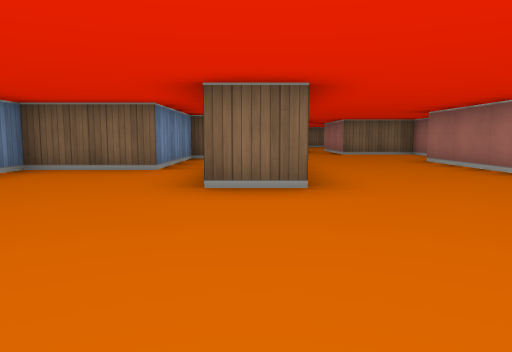
[1] (above)

24 first-person views from a walk through a cub3D maze. The camera is about half as high as the walls, tilts 6° down and sees 70° across. The floor is counted in squares. Each view is taken from the middle of a square. On the plan, view 1 faces up. The plan holds only what a view shows up to about 9 squares ahead; the rest is blank.

[2]
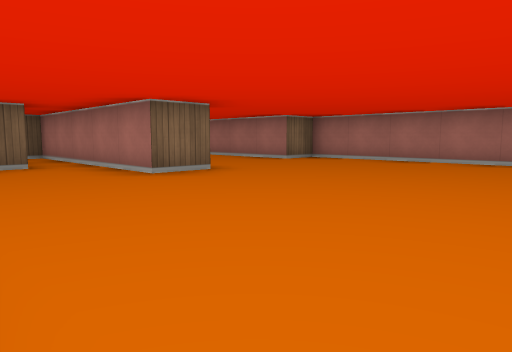

[3]
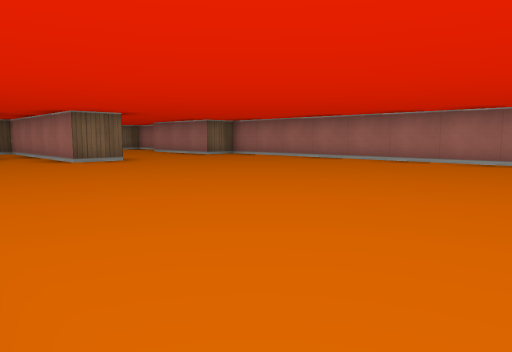

[4]
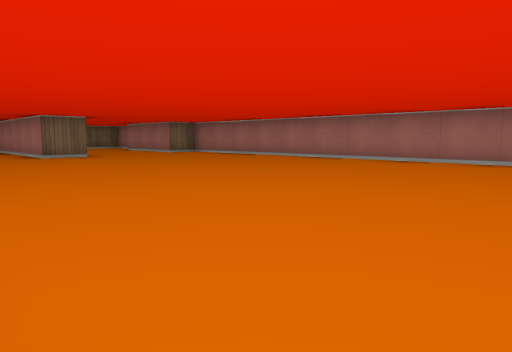

[5]
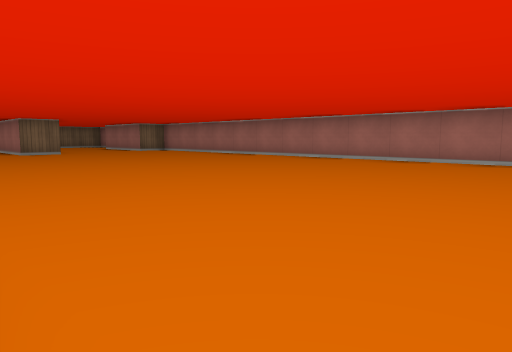

[6]
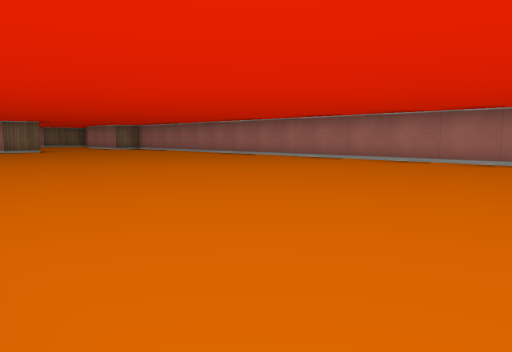

[7]
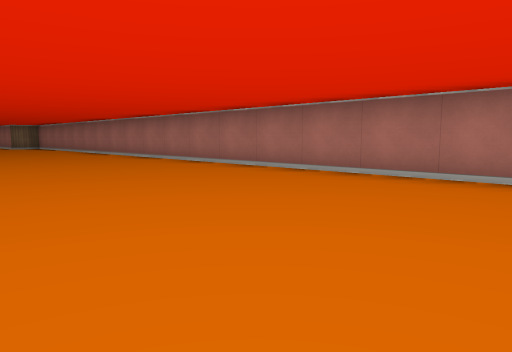

[8]
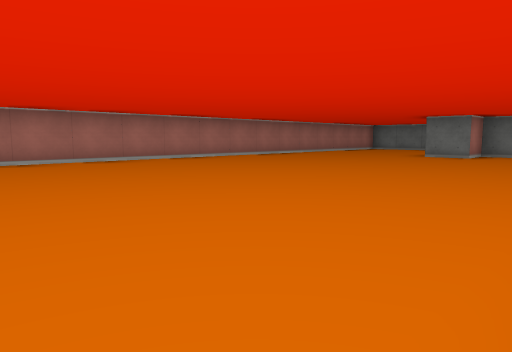

[9]
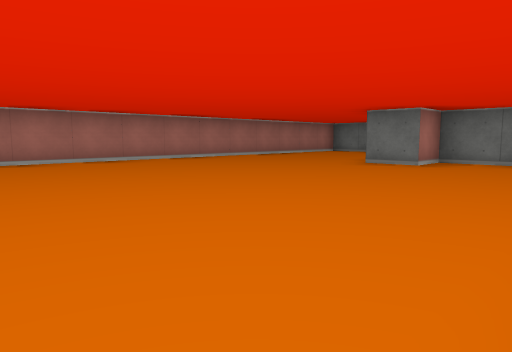

[10]
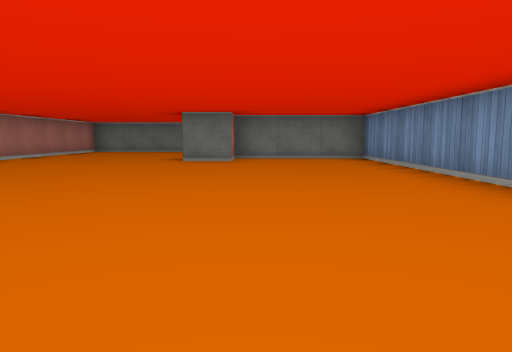

[11]
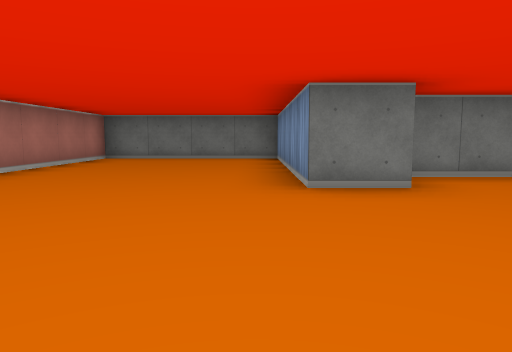

[12]
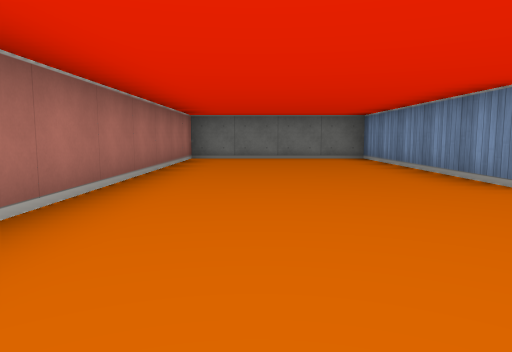

[13]
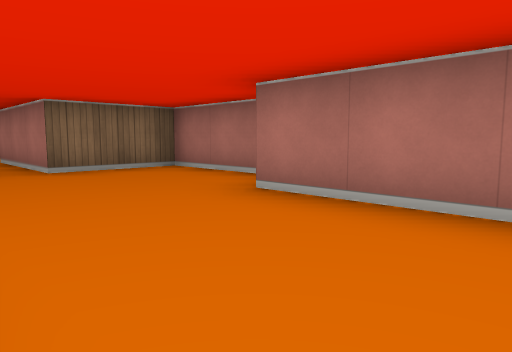

[14]
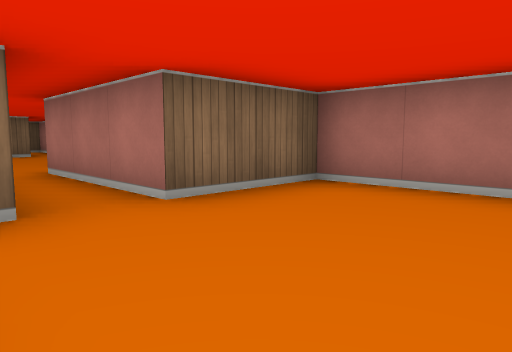

[15]
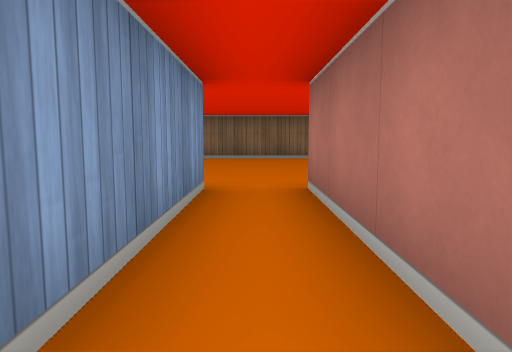

[16]
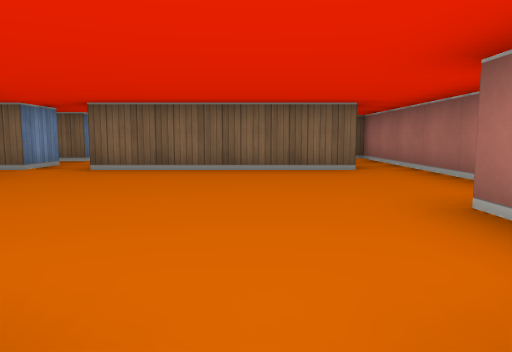

[17]
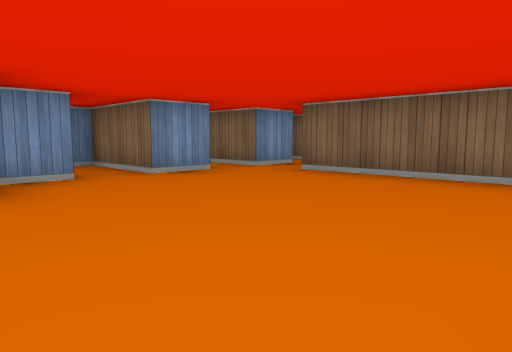

[18]
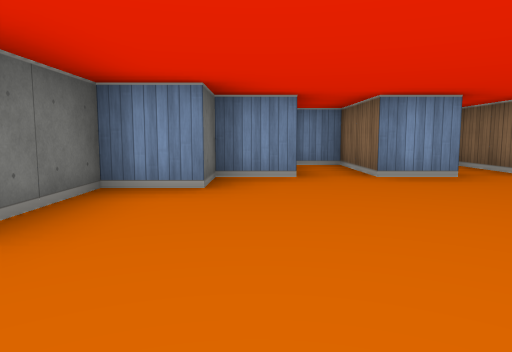

[19]
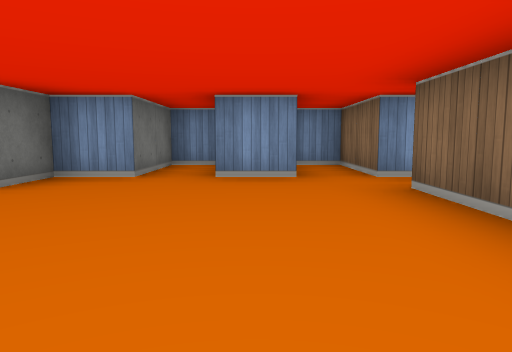

[20]
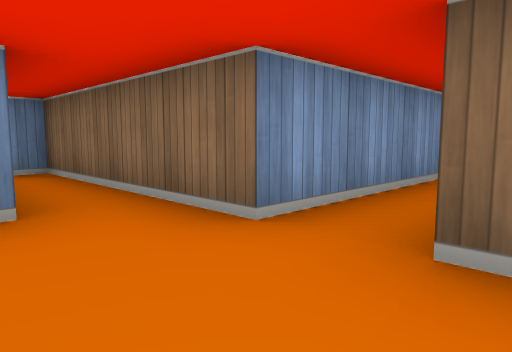

[21]
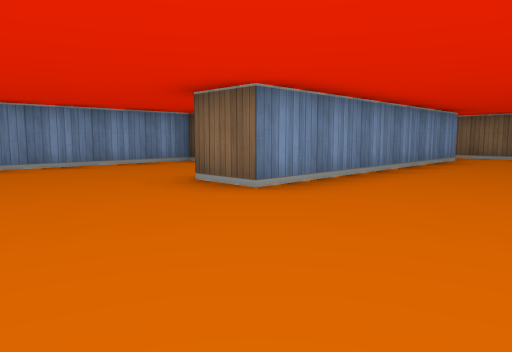

[22]
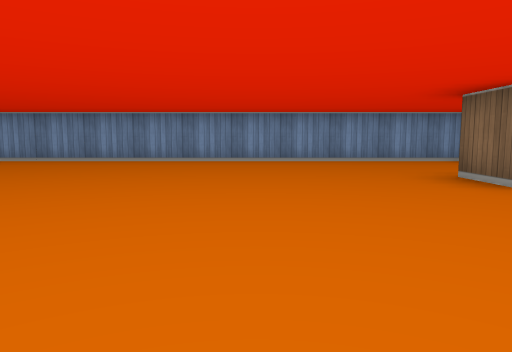

[23]
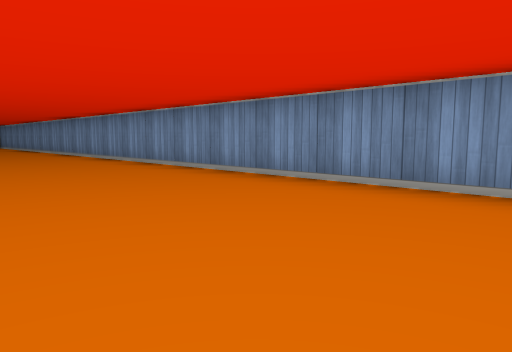

[24]
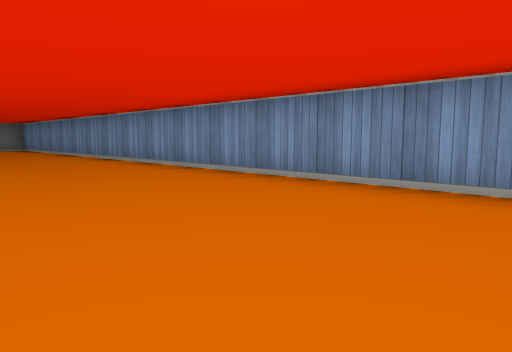

### Floor plan
Points are (right, up) in squares from view 1. A wall is a line through its corners. A room is listed if a view was taken in it or the views show most of it. See-through windows are left out.
Room 1 (views 1, 2, 3, 4, 5, 6, 7, 8, 9, 10, 11, 12, 13, 14, 15, 20, 21, 22, 23, 24)
walls: (4.5, 8.5) (4.5, 10.5) (2.5, 10.5); (0.5, 9.6) (0.5, 3.5) (-0.5, 3.5) (-0.5, 8.5) (-1.5, 8.5) (-1.5, 5.5) (-3.5, 5.5) (-3.5, -19.5) (-0.5, -19.5) (-0.5, -18.5) (0.5, -18.5) (0.5, -23.5) (4.5, -23.5) (4.5, 4.5) (3.5, 4.5) (3.5, 7.5); (1.5, 10.5) (-2.5, 10.5) (-2.5, 10)
ways out: opening at (2, 11) to room 2
Room 2 (views 16, 17, 18, 19)
walls: (1.5, 13.6) (1.5, 10.5); (3.5, 15) (3.5, 15.5); (-1.5, 17.6) (-1.5, 16.5) (-3.5, 16.5) (-3.5, 15.5) (-1.5, 15.5) (-1.5, 14.5) (-0.5, 14.5) (-0.5, 13.5) (1, 13.5); (3.6, 18.5) (-0.5, 18.5); (4.5, 17.1) (4.5, 18.6); (-1.5, 19.5) (-1.5, 18.5) (-3.5, 18.5) (-3.5, 17.6); (-1.4, 20.5) (-2.4, 20.5); (2.5, 10.5) (2.5, 13.5)
ways out: opening at (2, 11) to room 1; opening at (-1, 20); opening at (4, 19.5)

Where each view was taken, in squares from view 1:
view 1: 0 up, 0 right, facing up
view 2: 1 down, 3 left, facing up-right
view 3: 4 down, 3 left, facing up-right
view 4: 6 down, 3 left, facing up-right
view 5: 8 down, 3 left, facing up-right
view 6: 10 down, 3 left, facing up-right
view 7: 13 down, 0 right, facing up-right
view 8: 9 down, 3 left, facing down-right
view 9: 12 down, 3 left, facing down-right
view 10: 11 down, 1 left, facing down
view 11: 15 down, 1 right, facing down
view 12: 15 down, 3 right, facing down
view 13: 5 up, 1 right, facing up-right
view 14: 8 up, 1 right, facing up-right
view 15: 10 up, 2 right, facing up
view 16: 13 up, 2 right, facing up
view 17: 14 up, 3 right, facing up-left
view 18: 15 up, 3 right, facing left
view 19: 17 up, 3 right, facing left
view 20: 9 up, 3 right, facing up-left
view 21: 1 up, 3 right, facing up-left
view 22: 1 up, 4 right, facing left
view 23: 0 up, 0 right, facing down-left
view 24: 4 down, 0 right, facing down-left
